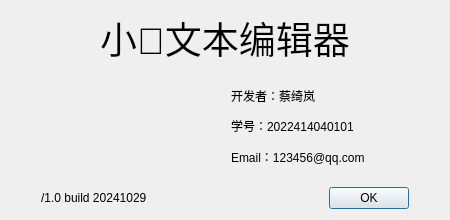
<?xml version="1.0" encoding="UTF-8"?>
<ui version="4.0">
 <class>AboutDialog</class>
 <widget class="QDialog" name="AboutDialog">
  <property name="geometry">
   <rect>
    <x>0</x>
    <y>0</y>
    <width>450</width>
    <height>220</height>
   </rect>
  </property>
  <property name="sizePolicy">
   <sizepolicy hsizetype="Preferred" vsizetype="Preferred">
    <horstretch>0</horstretch>
    <verstretch>0</verstretch>
   </sizepolicy>
  </property>
  <property name="minimumSize">
   <size>
    <width>450</width>
    <height>220</height>
   </size>
  </property>
  <property name="maximumSize">
   <size>
    <width>450</width>
    <height>220</height>
   </size>
  </property>
  <property name="windowTitle">
   <string>关于</string>
  </property>
  <layout class="QVBoxLayout" name="verticalLayout_3">
   <item>
    <layout class="QVBoxLayout" name="verticalLayout_2" stretch="1,4,1">
     <item>
      <widget class="QLabel" name="label">
       <property name="font">
        <font>
         <pointsize>28</pointsize>
        </font>
       </property>
       <property name="text">
        <string>小🥬文本编辑器</string>
       </property>
       <property name="alignment">
        <set>Qt::AlignmentFlag::AlignCenter</set>
       </property>
      </widget>
     </item>
     <item>
      <layout class="QHBoxLayout" name="horizontalLayout" stretch="1,2">
       <property name="leftMargin">
        <number>50</number>
       </property>
       <property name="rightMargin">
        <number>15</number>
       </property>
       <item>
        <widget class="QLabel" name="label_5">
         <property name="styleSheet">
          <string notr="true">border-image:url(:/img/logo.png);</string>
         </property>
         <property name="text">
          <string/>
         </property>
         <property name="alignment">
          <set>Qt::AlignmentFlag::AlignRight|Qt::AlignmentFlag::AlignTrailing|Qt::AlignmentFlag::AlignVCenter</set>
         </property>
        </widget>
       </item>
       <item>
        <layout class="QVBoxLayout" name="verticalLayout">
         <property name="spacing">
          <number>2</number>
         </property>
         <property name="leftMargin">
          <number>45</number>
         </property>
         <property name="topMargin">
          <number>10</number>
         </property>
         <property name="bottomMargin">
          <number>10</number>
         </property>
         <item>
          <widget class="QLabel" name="label_2">
           <property name="text">
            <string>开发者：蔡绮岚</string>
           </property>
          </widget>
         </item>
         <item>
          <widget class="QLabel" name="label_4">
           <property name="text">
            <string>学号：2022414040101</string>
           </property>
          </widget>
         </item>
         <item>
          <widget class="QLabel" name="label_3">
           <property name="text">
            <string>Email：123456@qq.com</string>
           </property>
          </widget>
         </item>
        </layout>
       </item>
      </layout>
     </item>
     <item>
      <layout class="QHBoxLayout" name="horizontalLayout_2">
       <property name="leftMargin">
        <number>30</number>
       </property>
       <property name="rightMargin">
        <number>30</number>
       </property>
       <item>
        <widget class="QLabel" name="label_6">
         <property name="text">
          <string>/1.0 build 20241029</string>
         </property>
        </widget>
       </item>
       <item>
        <widget class="QDialogButtonBox" name="buttonBox">
         <property name="orientation">
          <enum>Qt::Orientation::Horizontal</enum>
         </property>
         <property name="standardButtons">
          <set>QDialogButtonBox::StandardButton::Ok</set>
         </property>
        </widget>
       </item>
      </layout>
     </item>
    </layout>
   </item>
  </layout>
 </widget>
 <resources/>
 <connections>
  <connection>
   <sender>buttonBox</sender>
   <signal>accepted()</signal>
   <receiver>AboutDialog</receiver>
   <slot>accept()</slot>
   <hints>
    <hint type="sourcelabel">
     <x>248</x>
     <y>254</y>
    </hint>
    <hint type="destinationlabel">
     <x>157</x>
     <y>274</y>
    </hint>
   </hints>
  </connection>
  <connection>
   <sender>buttonBox</sender>
   <signal>rejected()</signal>
   <receiver>AboutDialog</receiver>
   <slot>reject()</slot>
   <hints>
    <hint type="sourcelabel">
     <x>316</x>
     <y>260</y>
    </hint>
    <hint type="destinationlabel">
     <x>286</x>
     <y>274</y>
    </hint>
   </hints>
  </connection>
 </connections>
</ui>
